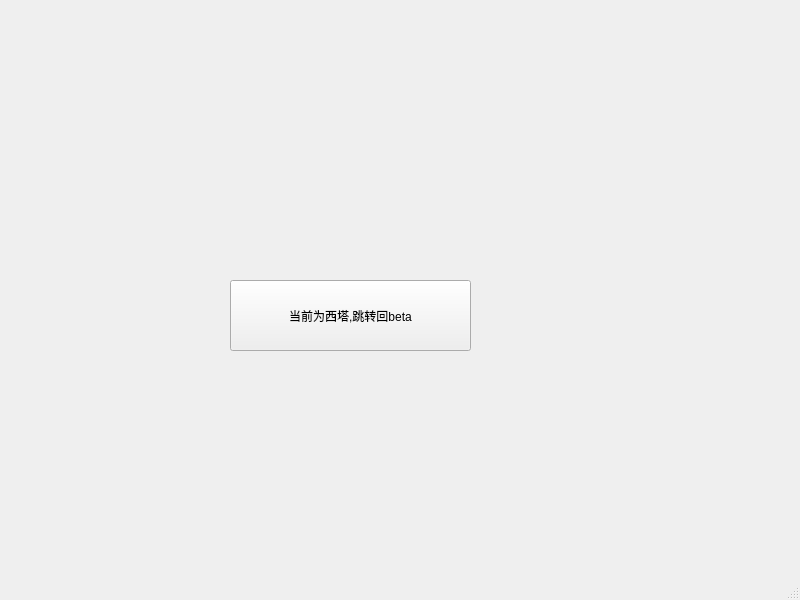
<?xml version="1.0" encoding="UTF-8"?>
<ui version="4.0">
 <class>XitaWindow</class>
 <widget class="QMainWindow" name="XitaWindow">
  <property name="geometry">
   <rect>
    <x>0</x>
    <y>0</y>
    <width>800</width>
    <height>600</height>
   </rect>
  </property>
  <property name="windowTitle">
   <string>MainWindow</string>
  </property>
  <widget class="QWidget" name="centralwidget">
   <widget class="QPushButton" name="toBetaButton">
    <property name="geometry">
     <rect>
      <x>230</x>
      <y>280</y>
      <width>241</width>
      <height>71</height>
     </rect>
    </property>
    <property name="text">
     <string>当前为西塔,跳转回beta</string>
    </property>
   </widget>
  </widget>
  <widget class="QMenuBar" name="menubar">
   <property name="geometry">
    <rect>
     <x>0</x>
     <y>0</y>
     <width>800</width>
     <height>20</height>
    </rect>
   </property>
  </widget>
  <widget class="QStatusBar" name="statusbar"/>
 </widget>
 <resources/>
 <connections/>
</ui>
